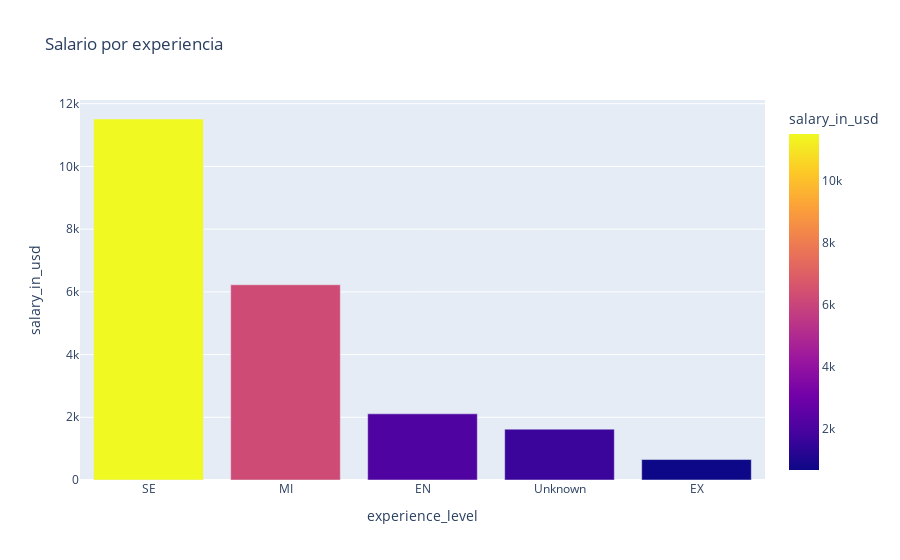

This figure's notebook cell:
### Code cell
#Gráfico de barras
#Usar value_counts() para contar las ocurrencias de cada país
counts = df5['experience_level'].value_counts().reset_index()
counts.columns = ['experience_level','salary_in_usd']

fig= px.bar(counts, x='experience_level', y='salary_in_usd', title='Salario por experiencia',color='salary_in_usd')

fig.show()

### Figure 1 — Plotly figure (JSON) as saved in the notebook; plotly's stock layout.template omitted (floating-point values rounded to 4 significant figures)
{"data": [{"alignmentgroup": "True", "hovertemplate": "experience_level=%{x}<br>salary_in_usd=%{marker.color}<extra></extra>", "legendgroup": "", "marker": {"color": [11513, 6226, 2110, 1622, 653], "coloraxis": "coloraxis", "pattern": {"shape": ""}}, "name": "", "offsetgroup": "", "orientation": "v", "showlegend": false, "textposition": "auto", "type": "bar", "x": ["SE", "MI", "EN", "Unknown", "EX"], "xaxis": "x", "y": [11513, 6226, 2110, 1622, 653], "yaxis": "y"}], "layout": {"barmode": "relative", "coloraxis": {"colorbar": {"title": {"text": "salary_in_usd"}}, "colorscale": [[0, "#0d0887"], [0.1111, "#46039f"], [0.2222, "#7201a8"], [0.3333, "#9c179e"], [0.4444, "#bd3786"], [0.5556, "#d8576b"], [0.6667, "#ed7953"], [0.7778, "#fb9f3a"], [0.8889, "#fdca26"], [1, "#f0f921"]]}, "legend": {"tracegroupgap": 0}, "title": {"text": "Salario por experiencia"}, "xaxis": {"anchor": "y", "domain": [0, 1], "title": {"text": "experience_level"}}, "yaxis": {"anchor": "x", "domain": [0, 1], "title": {"text": "salary_in_usd"}}}}
